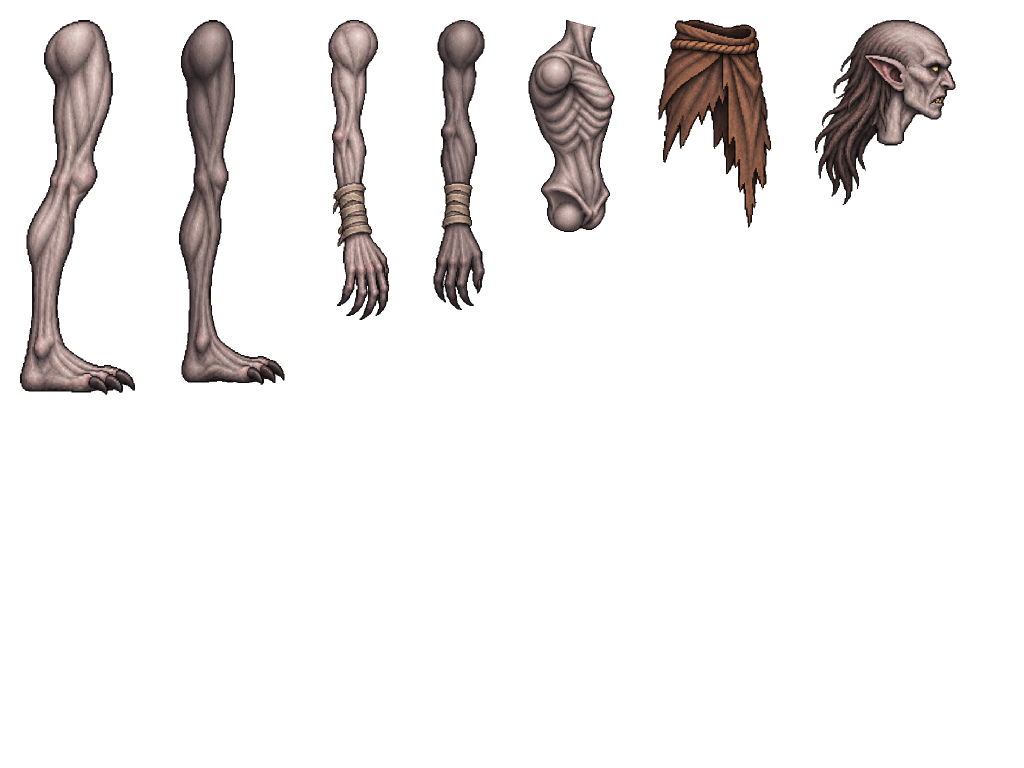
#> input picture assets/enemies/ghoul/ghoul_side_parts_v1.png, 2048 x 1536 px (shown at 1/2 size)
$ python slice_chars.py
#> lines starting #> are read from the running program, lines starting #| are printed output that depends on the picture; after the words box and inside, x2 and y2 are one past the last pixel; in counts of white or black regions, pixels touching at a corner belong together
"""Нарезает листы деталей врагов и боссов (задачи 005–010) и измеряет суставы по альфе.
Выход: <папка персонажа>/parts/<деталь>.png и rig.json (суставы в координатах детали), плюс превью с точками суставов.
python3 tools/slice_chars.py"""
import json, os, re
import numpy as np, cv2
from PIL import Image, ImageDraw
R = os.path.dirname(os.path.dirname(os.path.abspath(__file__)))
CH = {  # персонаж: (лист, файл задачи)
 'ghoul': ('assets/enemies/ghoul/ghoul_side_parts_v1.png', '005-ghoul'),
 'knight': ('assets/enemies/knight/knight_side_parts_v2.png', '006-knight'),
 'doctor': ('assets/enemies/plague-doctor/doctor_side_parts_v1.png', '007-plague-doctor'),
 'goatman': ('assets/enemies/goatman/goatman_side_parts_v1.png', '008-goatman'),
 'guardian': ('assets/bosses/stone-guardian/guardian_side_parts_v2.png', '009-boss-stone-guardian'),
 'executioner': ('assets/bosses/stone-executioner/executioner_side_parts_v1.png', '010-boss-stone-executioner'),
}
NAMES = {'Голова': 'head', 'Торс': 'torso', 'Ближняя рука': 'armN', 'Дальняя рука': 'armF', 'Ближняя нога': 'legN', 'Дальняя нога': 'legF',
 'Набедренная ткань с поясом': 'cloth', 'Передняя пола': 'clothF', 'Задняя пола': 'clothB', 'Меч': 'weapon', 'Топор': 'weapon',
 'Цельные нижние полы пальто': 'cloth', 'Склянка': 'flask', 'Культя ближнего плеча': 'stumpShN', 'Культя дальнего плеча': 'stumpShF',
 'Культя ближнего бедра': 'stumpHipN', 'Культя дальнего бедра': 'stumpHipF'}

def tables(md):
    out, cur = [], None
    for line in md.splitlines():
        m = re.match(r'\|\s*([^|]+?)\s*\|\s*(\d+)\s*\|\s*(\d+)\s*\|\s*(\d+)\s*\|\s*(\d+)\s*\|', line)
        if m and m.group(1) in NAMES:
            if cur is None: cur = {}; out.append(cur)
            cur[NAMES[m.group(1)]] = tuple(int(m.group(i)) for i in range(2, 6))
        elif not line.startswith('|'): cur = None
    return out

def iou(a, b):
    ax, ay, aw, ah = a; bx, by, bw, bh = b; x0, y0, x1, y1 = max(ax, bx), max(ay, by), min(ax + aw, bx + bw), min(ay + ah, by + bh)
    i = max(0, x1 - x0) * max(0, y1 - y0); return i / (aw * ah + bw * bh - i + 1e-9)

def limb_joints(a, kind):
    """a — альфа вертикальной конечности (корень сверху). Корень — центр скругления сверху; сустав и лодыжка/запястье — по долям длины,
    по центру силуэта на этой высоте."""
    ys = np.where(a.any(1))[0]; top, bot = ys[0], ys[-1]; h = bot - top
    cx = lambda y: float(np.mean(np.where(a[int(y)])[0])) if a[int(y)].any() else a.shape[1] / 2
    wid = lambda y: int(a[int(y)].sum())
    r = wid(top + h * .06) / 2; root = [cx(top + r * .9), top + r * .9]
    if kind == 'leg':
        kn = top + h * .47; an = bot - h * .085
        return {'root': root, 'joint': [cx(kn), kn], 'end': [cx(an), an], 'sole': float(bot), 'r': wid(kn) / 2}
    el = top + h * .43; wr = top + h * .74
    return {'root': root, 'joint': [cx(el), el], 'end': [cx(wr), wr], 'hand': [cx(top + h * .86), top + h * .86], 'r': wid(el) / 2}

def main():
    allrig = {}
    for name, (sheet, task) in CH.items():
        im = np.array(Image.open(os.path.join(R, sheet)).convert('RGBA')); a = im[..., 3] > 20
#> in main, im is the input picture: shape (1536, 2048, 4); mean R, G, B, A 13.3, 11, 10.6, 29.2
#> after `a = im[..., 3] > 20`:
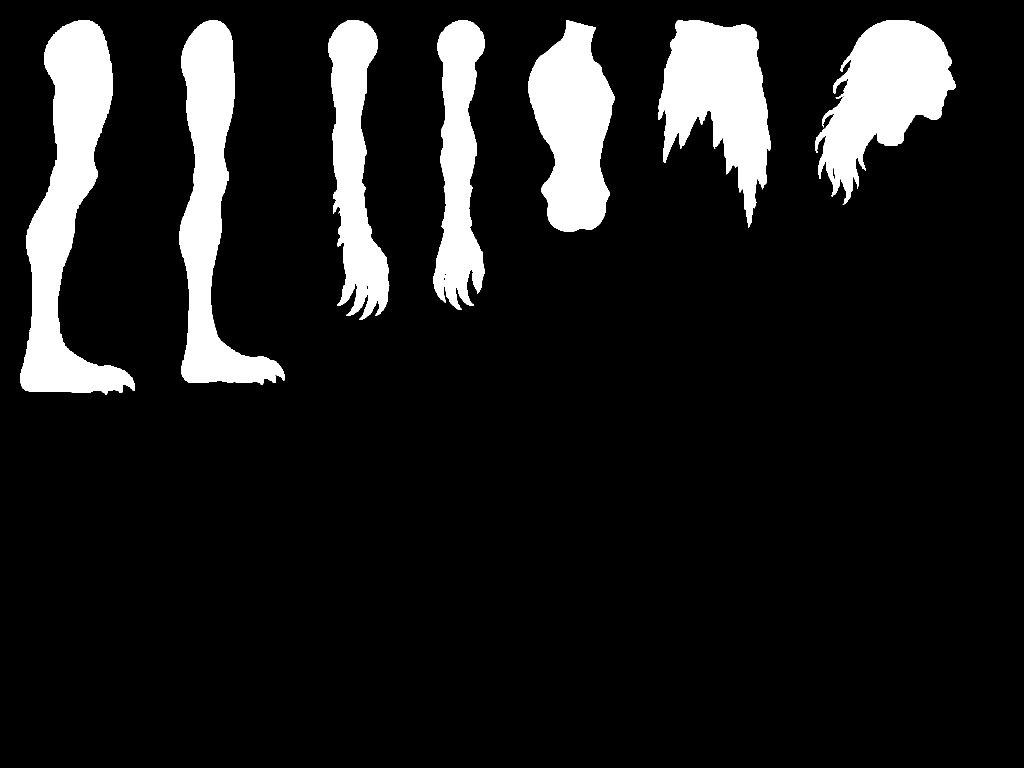
#> a: shape (1536, 2048) bool (shown at 1/2 size); 11.5% white; 7 white regions, largest, box (x1, y1, x2, y2) and area: (40, 40, 270, 790) 71740, (358, 40, 569, 770) 58609, (1630, 40, 1911, 410) 52252
        n, lab, st, _ = cv2.connectedComponentsWithStats(a.astype(np.uint8), 8)
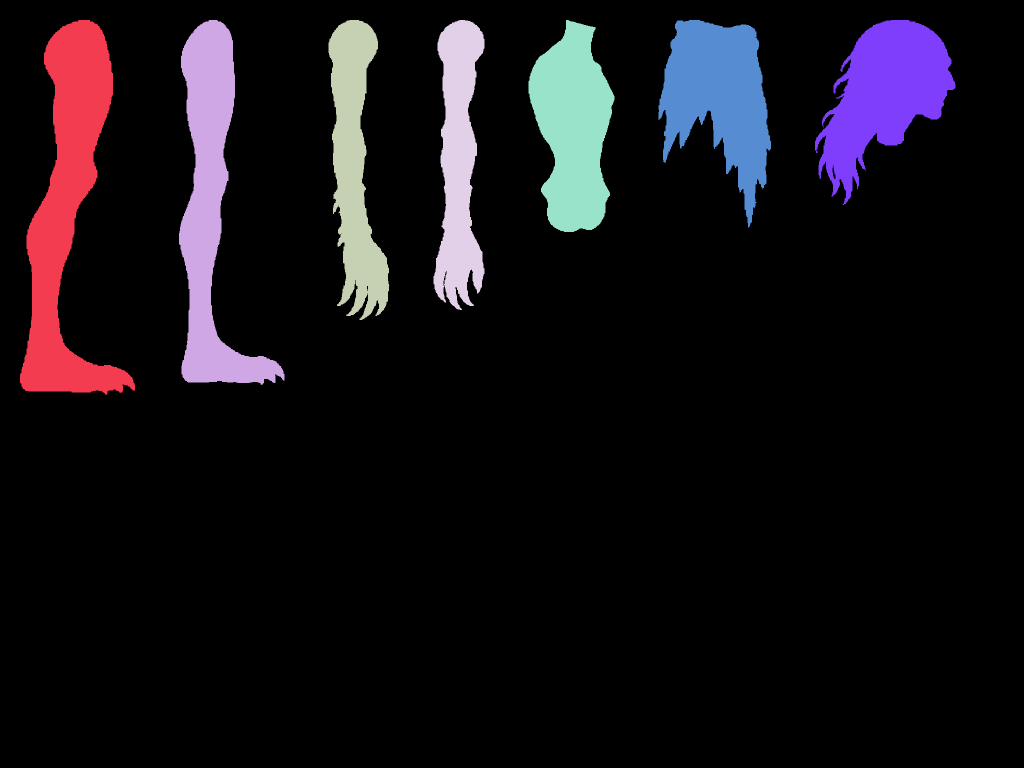
#> lab: shape (1536, 2048) int32 (shown at 1/2 size); 8 distinct labels, from 0 to 7; one colour per label, 0 black
#> n = 8; st = [[0, 0, 2048, 1536, 2785488], [40, 40, 230, 750, 71740], [358, 40, 211, 730, 58609], [657, 40, 122, 600, 40009], [867, 40, 102, 580, 37293], [1057, 40, 172, 424, 48638], [1317, 40, 225, 415, 51699], [1630, 40, 281, 370, 52252]]
        comps = [(i, tuple(int(v) for v in st[i, :4])) for i in range(1, n) if st[i, 4] > 800]
#> comps = [(1, (40, 40, 230, 750)), (2, (358, 40, 211, 730)), (3, (657, 40, 122, 600)), (4, (867, 40, 102, 580)), (5, (1057, 40, 172, 424)), (6, (1317, 40, 225, 415)), (7, (1630, 40, 281, 370))]
#> (the run stopped early here; a loop or call above may not have finished)
